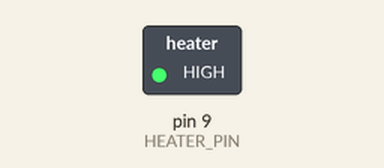
A sketch run on a simulated Arduino Uno, built for the host (arithmetic inside an expression is 32-bit, double 64-bit). On the bench: switched loads named in the sketch (green lamp = pin HIGH). Pins used as bus, display or sensor lines are not drawn; what the sketch prints to the serial monitor is not drawn.

Above: at 0.2 s.
Timing chart, 0 to 1.7 s (numbered marks = the images above):
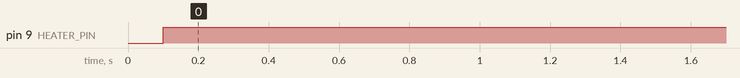

The sketch:

MTM_PID_MODULE.ino
```cpp
#include <PID_v1.h>
#include <SPI.h>
#include <MAX31865.h>

#define RTD_CS_PIN   	10
#define HEATER_PIN		9
#define SERIAL_INC		500

void serialSend();

MAX31865_RTD rtd( MAX31865_RTD::RTD_PT100, RTD_CS_PIN );
SPISettings settingsRTD(8000000, MSBFIRST, SPI_MODE3);

double kp=15.98, ki=0.08, kd=0.00;
double input=0, output=0, setpoint=82;
unsigned long serialTime;

PID myPID(&input, &output, &setpoint,kp,ki,kd, DIRECT);

void setup() {
	SPI.begin();
	delay( 100 );
	SPI.beginTransaction(settingsRTD);
	rtd.configure( true, true, false, true, MAX31865_FAULT_DETECTION_NONE, true, true, 0x0000, 0x7fff );
	myPID.SetMode(AUTOMATIC);
	pinMode(HEATER_PIN, OUTPUT);
	analogWrite(HEATER_PIN, 0);
	serialTime=0;
	Serial.begin(9600);
}

void loop() {
	unsigned long now=millis();
	rtd.read_all( );
    input=rtd.temperature( );
	myPID.Compute();
	analogWrite(9,output);
	if(millis()>serialTime)
	{
		serialSend();
		serialTime+=SERIAL_INC;
	}
	while(Serial.available()>1) {
		setpoint=10*(double)(Serial.read()-'0');
		setpoint+=(double)(Serial.read()-'0');
	}

}

void serialSend()
{
	Serial.print("setpoint: ");Serial.print(setpoint); Serial.print(" ");
	Serial.print("input: ");Serial.print(input); Serial.print(" ");
	Serial.print("output: ");Serial.print(output); Serial.println(" ");
}
```

Measured:
- by itself, pin 9 (HEATER_PIN): LOW → HIGH at 0.10 s
